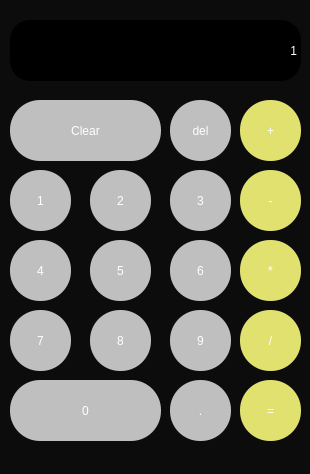
<?xml version="1.0" encoding="UTF-8"?>
<ui version="4.0">
 <class>Dialog</class>
 <widget class="QDialog" name="Dialog">
  <property name="geometry">
   <rect>
    <x>0</x>
    <y>0</y>
    <width>310</width>
    <height>474</height>
   </rect>
  </property>
  <property name="windowTitle">
   <string>Login </string>
  </property>
  <property name="autoFillBackground">
   <bool>false</bool>
  </property>
  <property name="styleSheet">
   <string notr="true">
background-color: rgb(12, 12, 12);</string>
  </property>
  <widget class="QPushButton" name="mainloginbutton">
   <property name="geometry">
    <rect>
     <x>10</x>
     <y>100</y>
     <width>151</width>
     <height>61</height>
    </rect>
   </property>
   <property name="autoFillBackground">
    <bool>false</bool>
   </property>
   <property name="styleSheet">
    <string notr="true">
QPushButton {
color: rgb(255,255,255);
	background-color: rgb(191, 191, 191);
font:75 20pt &quot;MS Shell Dlg 2&quot;;
border-radius:30px;
}
QPushButton:hover{
color:rgb(61,61,61);
background-color: rgb(231, 231, 231);
}
QPushButton:{
color:rgb(255, 255, 255);
background-color: rgb(208,0,0);
}



</string>
   </property>
   <property name="text">
    <string>Clear</string>
   </property>
   <property name="default">
    <bool>false</bool>
   </property>
   <property name="flat">
    <bool>false</bool>
   </property>
  </widget>
  <widget class="QPushButton" name="mainloginbutton_2">
   <property name="geometry">
    <rect>
     <x>170</x>
     <y>100</y>
     <width>61</width>
     <height>61</height>
    </rect>
   </property>
   <property name="autoFillBackground">
    <bool>false</bool>
   </property>
   <property name="styleSheet">
    <string notr="true">
QPushButton {
color: rgb(255,255,255);
	background-color: rgb(191, 191, 191);
font:75 20pt &quot;MS Shell Dlg 2&quot;;
border-radius:30px;
}
QPushButton:hover{
color:rgb(61,61,61);
background-color: rgb(231, 231, 231);
}
QPushButton:{
color:rgb(255, 255, 255);
background-color: rgb(208,0,0);
}
</string>
   </property>
   <property name="text">
    <string>del</string>
   </property>
   <property name="default">
    <bool>false</bool>
   </property>
   <property name="flat">
    <bool>false</bool>
   </property>
  </widget>
  <widget class="QLabel" name="label">
   <property name="geometry">
    <rect>
     <x>10</x>
     <y>20</y>
     <width>291</width>
     <height>61</height>
    </rect>
   </property>
   <property name="layoutDirection">
    <enum>Qt::LeftToRight</enum>
   </property>
   <property name="styleSheet">
    <string notr="true">background-color:black;
color:black;
border:none;
border:1px solid black;
border-radius:20px;
font: 75 28pt &quot;MS Shell Dlg 2&quot;;
color: rgb(255, 255, 255);
</string>
   </property>
   <property name="text">
    <string>1</string>
   </property>
   <property name="alignment">
    <set>Qt::AlignRight|Qt::AlignTrailing|Qt::AlignVCenter</set>
   </property>
  </widget>
  <widget class="QPushButton" name="mainloginbutton_8">
   <property name="geometry">
    <rect>
     <x>240</x>
     <y>380</y>
     <width>61</width>
     <height>61</height>
    </rect>
   </property>
   <property name="autoFillBackground">
    <bool>false</bool>
   </property>
   <property name="styleSheet">
    <string notr="true">QPushButton {
color: rgb(255,255,255);
font:75 36pt &quot;MS Shell Dlg 2&quot;;
background-color: rgb(225, 225, 112);
border-radius:30px;
}
QPushButton:hover{
color:rgb(255,255,127);
background-color: rgb(238, 238, 238);
}
QPushButton:{
color:rgb(255, 255, 255);
background-color: rgb(208,0,0);
}
</string>
   </property>
   <property name="text">
    <string>=</string>
   </property>
   <property name="default">
    <bool>false</bool>
   </property>
   <property name="flat">
    <bool>false</bool>
   </property>
  </widget>
  <widget class="QPushButton" name="mainloginbutton_9">
   <property name="geometry">
    <rect>
     <x>240</x>
     <y>310</y>
     <width>61</width>
     <height>61</height>
    </rect>
   </property>
   <property name="autoFillBackground">
    <bool>false</bool>
   </property>
   <property name="styleSheet">
    <string notr="true">QPushButton {
color: rgb(255,255,255);
font:75 36pt &quot;MS Shell Dlg 2&quot;;
background-color: rgb(225, 225, 112);
border-radius:30px;
}
QPushButton:hover{
color:rgb(255,255,127);
background-color: rgb(238, 238, 238);
}
QPushButton:{
color:rgb(255, 255, 255);
background-color: rgb(208,0,0);
}
</string>
   </property>
   <property name="text">
    <string>/</string>
   </property>
   <property name="default">
    <bool>false</bool>
   </property>
   <property name="flat">
    <bool>false</bool>
   </property>
  </widget>
  <widget class="QPushButton" name="mainloginbutton_10">
   <property name="geometry">
    <rect>
     <x>240</x>
     <y>240</y>
     <width>61</width>
     <height>61</height>
    </rect>
   </property>
   <property name="autoFillBackground">
    <bool>false</bool>
   </property>
   <property name="styleSheet">
    <string notr="true">QPushButton {
color: rgb(255,255,255);
font:75 36pt &quot;MS Shell Dlg 2&quot;;
background-color: rgb(225, 225, 112);
border-radius:30px;
}
QPushButton:hover{
color:rgb(255,255,127);
background-color: rgb(238, 238, 238);
}
QPushButton:{
color:rgb(255, 255, 255);
background-color: rgb(208,0,0);
}
</string>
   </property>
   <property name="text">
    <string>*</string>
   </property>
   <property name="default">
    <bool>false</bool>
   </property>
   <property name="flat">
    <bool>false</bool>
   </property>
  </widget>
  <widget class="QPushButton" name="mainloginbutton_11">
   <property name="geometry">
    <rect>
     <x>240</x>
     <y>170</y>
     <width>61</width>
     <height>61</height>
    </rect>
   </property>
   <property name="autoFillBackground">
    <bool>false</bool>
   </property>
   <property name="styleSheet">
    <string notr="true">QPushButton {
color: rgb(255,255,255);
font:75 36pt &quot;MS Shell Dlg 2&quot;;
background-color: rgb(225, 225, 112);
border-radius:30px;
}
QPushButton:hover{
color:rgb(255,255,127);
background-color: rgb(238, 238, 238);
}
QPushButton:{
color:rgb(255, 255, 255);
background-color: rgb(208,0,0);
}
</string>
   </property>
   <property name="text">
    <string>-</string>
   </property>
   <property name="default">
    <bool>false</bool>
   </property>
   <property name="flat">
    <bool>false</bool>
   </property>
  </widget>
  <widget class="QPushButton" name="mainloginbutton_12">
   <property name="geometry">
    <rect>
     <x>240</x>
     <y>100</y>
     <width>61</width>
     <height>61</height>
    </rect>
   </property>
   <property name="autoFillBackground">
    <bool>false</bool>
   </property>
   <property name="styleSheet">
    <string notr="true">
QPushButton {
color: rgb(255,255,255);
font:75 36pt &quot;MS Shell Dlg 2&quot;;
background-color: rgb(225, 225, 112);
border-radius:30px;
}
QPushButton:hover{
color:rgb(255,255,127);
background-color: rgb(238, 238, 238);
}
QPushButton:{
color:rgb(255, 255, 255);
background-color: rgb(208,0,0);
}

</string>
   </property>
   <property name="text">
    <string>+</string>
   </property>
   <property name="default">
    <bool>false</bool>
   </property>
   <property name="flat">
    <bool>false</bool>
   </property>
  </widget>
  <widget class="QPushButton" name="mainloginbutton_13">
   <property name="geometry">
    <rect>
     <x>10</x>
     <y>170</y>
     <width>61</width>
     <height>61</height>
    </rect>
   </property>
   <property name="autoFillBackground">
    <bool>false</bool>
   </property>
   <property name="styleSheet">
    <string notr="true">QPushButton {
color: rgb(255,255,255);
	background-color: rgb(191, 191, 191);
font:75 20pt &quot;MS Shell Dlg 2&quot;;
border-radius:30px;
}
QPushButton:hover{
color:rgb(61,61,61);
background-color: rgb(231, 231, 231);
}
QPushButton:{
color:rgb(255, 255, 255);
background-color: rgb(208,0,0);
}
</string>
   </property>
   <property name="text">
    <string>1</string>
   </property>
   <property name="default">
    <bool>false</bool>
   </property>
   <property name="flat">
    <bool>false</bool>
   </property>
  </widget>
  <widget class="QPushButton" name="mainloginbutton_14">
   <property name="geometry">
    <rect>
     <x>10</x>
     <y>240</y>
     <width>61</width>
     <height>61</height>
    </rect>
   </property>
   <property name="autoFillBackground">
    <bool>false</bool>
   </property>
   <property name="styleSheet">
    <string notr="true">QPushButton {
color: rgb(255,255,255);
	background-color: rgb(191, 191, 191);
font:75 20pt &quot;MS Shell Dlg 2&quot;;
border-radius:30px;
}
QPushButton:hover{
color:rgb(61,61,61);
background-color: rgb(231, 231, 231);
}
QPushButton:{
color:rgb(255, 255, 255);
background-color: rgb(208,0,0);
}</string>
   </property>
   <property name="text">
    <string>4</string>
   </property>
   <property name="default">
    <bool>false</bool>
   </property>
   <property name="flat">
    <bool>false</bool>
   </property>
  </widget>
  <widget class="QPushButton" name="mainloginbutton_15">
   <property name="geometry">
    <rect>
     <x>10</x>
     <y>310</y>
     <width>61</width>
     <height>61</height>
    </rect>
   </property>
   <property name="autoFillBackground">
    <bool>false</bool>
   </property>
   <property name="styleSheet">
    <string notr="true">QPushButton {
color: rgb(255,255,255);
	background-color: rgb(191, 191, 191);
font:75 20pt &quot;MS Shell Dlg 2&quot;;
border-radius:30px;
}
QPushButton:hover{
color:rgb(61,61,61);
background-color: rgb(231, 231, 231);
}
QPushButton:{
color:rgb(255, 255, 255);
background-color: rgb(208,0,0);
}</string>
   </property>
   <property name="text">
    <string>7</string>
   </property>
   <property name="default">
    <bool>false</bool>
   </property>
   <property name="flat">
    <bool>false</bool>
   </property>
  </widget>
  <widget class="QPushButton" name="mainloginbutton_16">
   <property name="geometry">
    <rect>
     <x>10</x>
     <y>380</y>
     <width>151</width>
     <height>61</height>
    </rect>
   </property>
   <property name="autoFillBackground">
    <bool>false</bool>
   </property>
   <property name="styleSheet">
    <string notr="true">QPushButton {
color: rgb(255,255,255);
	background-color: rgb(191, 191, 191);
font:75 20pt &quot;MS Shell Dlg 2&quot;;
border-radius:30px;
}
QPushButton:hover{
color:rgb(61,61,61);
background-color: rgb(231, 231, 231);
}
QPushButton:{
color:rgb(255, 255, 255);
background-color: rgb(208,0,0);
}</string>
   </property>
   <property name="text">
    <string>0</string>
   </property>
   <property name="default">
    <bool>false</bool>
   </property>
   <property name="flat">
    <bool>false</bool>
   </property>
  </widget>
  <widget class="QPushButton" name="mainloginbutton_18">
   <property name="geometry">
    <rect>
     <x>90</x>
     <y>310</y>
     <width>61</width>
     <height>61</height>
    </rect>
   </property>
   <property name="autoFillBackground">
    <bool>false</bool>
   </property>
   <property name="styleSheet">
    <string notr="true">QPushButton {
color: rgb(255,255,255);
	background-color: rgb(191, 191, 191);
font:75 20pt &quot;MS Shell Dlg 2&quot;;
border-radius:30px;
}
QPushButton:hover{
color:rgb(61,61,61);
background-color: rgb(231, 231, 231);
}
QPushButton:{
color:rgb(255, 255, 255);
background-color: rgb(208,0,0);
}</string>
   </property>
   <property name="text">
    <string>8</string>
   </property>
   <property name="default">
    <bool>false</bool>
   </property>
   <property name="flat">
    <bool>false</bool>
   </property>
  </widget>
  <widget class="QPushButton" name="mainloginbutton_19">
   <property name="geometry">
    <rect>
     <x>90</x>
     <y>170</y>
     <width>61</width>
     <height>61</height>
    </rect>
   </property>
   <property name="autoFillBackground">
    <bool>false</bool>
   </property>
   <property name="styleSheet">
    <string notr="true">QPushButton {
color: rgb(255,255,255);
	background-color: rgb(191, 191, 191);
font:75 20pt &quot;MS Shell Dlg 2&quot;;
border-radius:30px;
}
QPushButton:hover{
color:rgb(61,61,61);
background-color: rgb(231, 231, 231);
}
QPushButton:{
color:rgb(255, 255, 255);
background-color: rgb(208,0,0);
}</string>
   </property>
   <property name="text">
    <string>2</string>
   </property>
   <property name="default">
    <bool>false</bool>
   </property>
   <property name="flat">
    <bool>false</bool>
   </property>
  </widget>
  <widget class="QPushButton" name="mainloginbutton_20">
   <property name="geometry">
    <rect>
     <x>90</x>
     <y>240</y>
     <width>61</width>
     <height>61</height>
    </rect>
   </property>
   <property name="autoFillBackground">
    <bool>false</bool>
   </property>
   <property name="styleSheet">
    <string notr="true">QPushButton {
color: rgb(255,255,255);
	background-color: rgb(191, 191, 191);
font:75 20pt &quot;MS Shell Dlg 2&quot;;
border-radius:30px;
}
QPushButton:hover{
color:rgb(61,61,61);
background-color: rgb(231, 231, 231);
}
QPushButton:{
color:rgb(255, 255, 255);
background-color: rgb(208,0,0);
}</string>
   </property>
   <property name="text">
    <string>5</string>
   </property>
   <property name="default">
    <bool>false</bool>
   </property>
   <property name="flat">
    <bool>false</bool>
   </property>
  </widget>
  <widget class="QPushButton" name="mainloginbutton_21">
   <property name="geometry">
    <rect>
     <x>170</x>
     <y>240</y>
     <width>61</width>
     <height>61</height>
    </rect>
   </property>
   <property name="autoFillBackground">
    <bool>false</bool>
   </property>
   <property name="styleSheet">
    <string notr="true">QPushButton {
color: rgb(255,255,255);
	background-color: rgb(191, 191, 191);
font:75 20pt &quot;MS Shell Dlg 2&quot;;
border-radius:30px;
}
QPushButton:hover{
color:rgb(61,61,61);
background-color: rgb(231, 231, 231);
}
QPushButton:{
color:rgb(255, 255, 255);
background-color: rgb(208,0,0);
}</string>
   </property>
   <property name="text">
    <string>6</string>
   </property>
   <property name="default">
    <bool>false</bool>
   </property>
   <property name="flat">
    <bool>false</bool>
   </property>
  </widget>
  <widget class="QPushButton" name="mainloginbutton_22">
   <property name="geometry">
    <rect>
     <x>170</x>
     <y>310</y>
     <width>61</width>
     <height>61</height>
    </rect>
   </property>
   <property name="autoFillBackground">
    <bool>false</bool>
   </property>
   <property name="styleSheet">
    <string notr="true">QPushButton {
color: rgb(255,255,255);
	background-color: rgb(191, 191, 191);
font:75 20pt &quot;MS Shell Dlg 2&quot;;
border-radius:30px;
}
QPushButton:hover{
color:rgb(61,61,61);
background-color: rgb(231, 231, 231);
}
QPushButton:{
color:rgb(255, 255, 255);
background-color: rgb(208,0,0);
}</string>
   </property>
   <property name="text">
    <string>9</string>
   </property>
   <property name="default">
    <bool>false</bool>
   </property>
   <property name="flat">
    <bool>false</bool>
   </property>
  </widget>
  <widget class="QPushButton" name="mainloginbutton_23">
   <property name="geometry">
    <rect>
     <x>170</x>
     <y>380</y>
     <width>61</width>
     <height>61</height>
    </rect>
   </property>
   <property name="autoFillBackground">
    <bool>false</bool>
   </property>
   <property name="styleSheet">
    <string notr="true">QPushButton {
color: rgb(255,255,255);
	background-color: rgb(191, 191, 191);
font:75 20pt &quot;MS Shell Dlg 2&quot;;
border-radius:30px;
}
QPushButton:hover{
color:rgb(61,61,61);
background-color: rgb(231, 231, 231);
}
QPushButton:{
color:rgb(255, 255, 255);
background-color: rgb(208,0,0);
}</string>
   </property>
   <property name="text">
    <string>.</string>
   </property>
   <property name="default">
    <bool>false</bool>
   </property>
   <property name="flat">
    <bool>false</bool>
   </property>
  </widget>
  <widget class="QPushButton" name="mainloginbutton_24">
   <property name="geometry">
    <rect>
     <x>170</x>
     <y>170</y>
     <width>61</width>
     <height>61</height>
    </rect>
   </property>
   <property name="autoFillBackground">
    <bool>false</bool>
   </property>
   <property name="styleSheet">
    <string notr="true">QPushButton {
color: rgb(255,255,255);
	background-color: rgb(191, 191, 191);
font:75 20pt &quot;MS Shell Dlg 2&quot;;
border-radius:30px;
}
QPushButton:hover{
color:rgb(61,61,61);
background-color: rgb(231, 231, 231);
}
QPushButton:{
color:rgb(255, 255, 255);
background-color: rgb(208,0,0);
}</string>
   </property>
   <property name="text">
    <string>3</string>
   </property>
   <property name="default">
    <bool>false</bool>
   </property>
   <property name="flat">
    <bool>false</bool>
   </property>
  </widget>
 </widget>
 <resources/>
 <connections/>
</ui>
